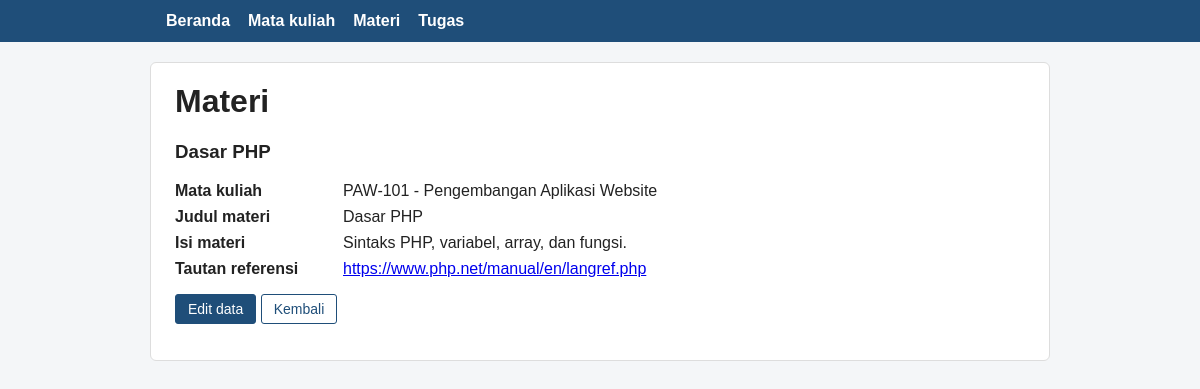
Page /detail_materi.php?id=2 on the committed database.
### tables this page shows
CREATE TABLE materi (
  id INT UNSIGNED AUTO_INCREMENT PRIMARY KEY,
  mata_kuliah_id INT UNSIGNED NOT NULL,
  judul VARCHAR(150) NOT NULL,
  isi TEXT NOT NULL,
  tautan VARCHAR(255) NOT NULL DEFAULT '',
  FOREIGN KEY (mata_kuliah_id) REFERENCES mata_kuliah(id) ON DELETE RESTRICT
);

CREATE TABLE mata_kuliah (
  id INT UNSIGNED AUTO_INCREMENT PRIMARY KEY,
  kode VARCHAR(20) NOT NULL UNIQUE,
  nama VARCHAR(100) NOT NULL,
  dosen VARCHAR(100) NOT NULL,
  semester TINYINT UNSIGNED NOT NULL
);

### koneksi.php (called while the page is built, shortened)
<?php
function e($teks) { return htmlspecialchars((string)$teks, ENT_QUOTES, 'UTF-8'); }
function ambil_id($nilai) {
    $id = filter_var(trim((string)$nilai), FILTER_VALIDATE_INT, ['options' => ['min_range' => 1]]);
    return $id === false ? null : $id;
}

### detail_materi.php (the view, shortened to what this page needs)
<?php
require 'koneksi.php';
require 'layout.php';
$id = ambil_id($_GET['id'] ?? '');
$stmt = $conn->prepare(
    'SELECT m.id, m.judul, m.isi, m.tautan, k.kode, k.nama
       FROM materi m JOIN mata_kuliah k ON k.id = m.mata_kuliah_id WHERE m.id = ?');
$stmt->bind_param('i', $id);
$stmt->execute();
$m = $stmt->get_result()->fetch_assoc();
?>
<h1>Materi</h1>
<h3><?= e($m['judul']) ?></h3>
<dl>
  <dt>Mata kuliah</dt><dd><?= e($m['kode'] . ' - ' . $m['nama']) ?></dd>
  <dt>Judul materi</dt><dd><?= e($m['judul']) ?></dd>
  <dt>Isi materi</dt><dd><?= nl2br(e($m['isi'])) ?></dd>
  <dt>Tautan referensi</dt>
  <dd><?php if ($m['tautan'] !== '' && preg_match('#^https?://#i', $m['tautan'])): ?>
        <a href="<?= e($m['tautan']) ?>" target="_blank" rel="noopener noreferrer"><?= e($m['tautan']) ?></a>
      <?php else: ?>-<?php endif; ?></dd>
</dl>
<p>
  <a class="tombol utama" href="form_materi.php?id=<?= (int)$m['id'] ?>">Edit data</a>
  <a class="tombol" href="materi.php">Kembali</a>
</p>

### style.css (style rules this page uses)
* { box-sizing:border-box }
body { font-family:Arial,Helvetica,sans-serif;margin:0;background:#f4f6f8;color:#222 }
h1 { margin-top:0 }
.tombol { display:inline-block;padding:6px 12px;border:1px solid #1f4e79;background:#fff;color:#1f4e79;border-radius:3px;font:inherit;font-size:14px;text-decoration:none;cursor:pointer }
.tombol.utama { background:#1f4e79;color:#fff }
dl { display:grid;grid-template-columns:160px 1fr;gap:8px }
dt { font-weight:bold }
dd { margin:0 }

### rows in the picture
materi: judul "Dasar PHP", mata_kuliah.nama "PAW-101 - Pengembangan Aplikasi Website", isi "Sintaks PHP, variabel, array, dan fungsi.", tautan "https://www.php.net/manual/en/langref.php"
